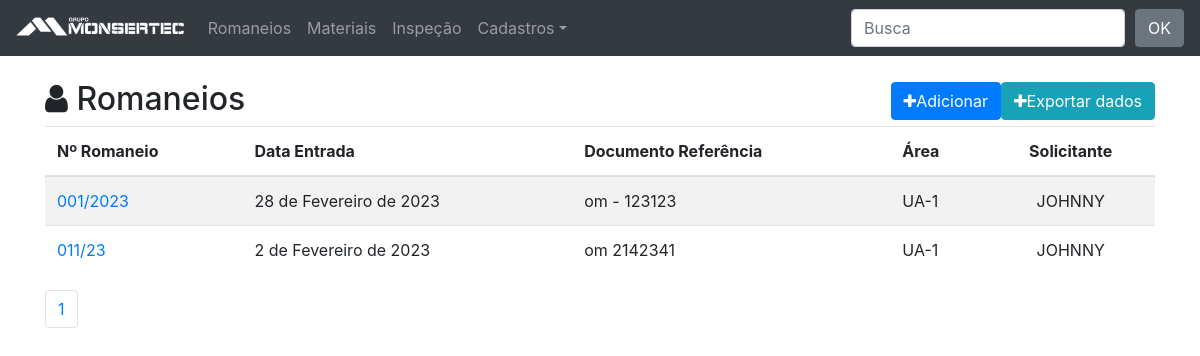
The page /romaneios/ on the database as committed earlier.
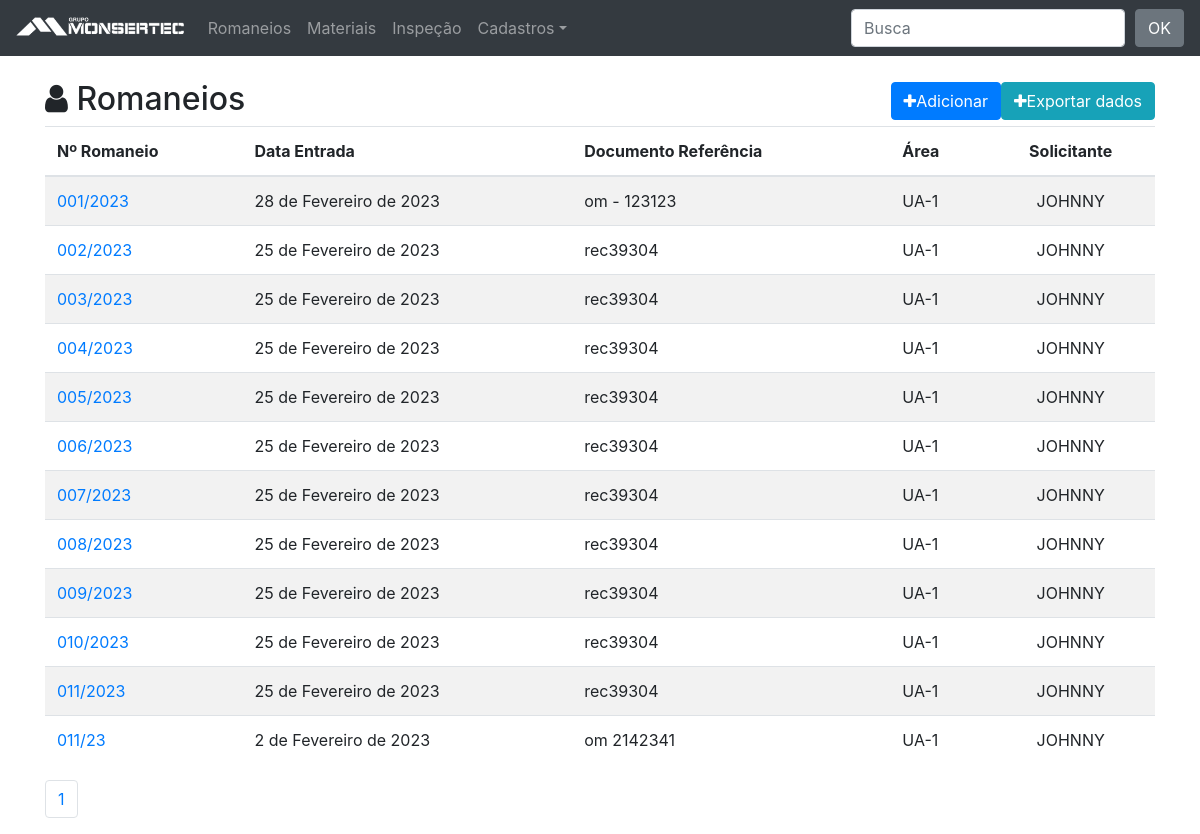
The same page on the database as committed later.
### romaneio/models.py (models this page shows, shortened)
class Romaneio(models.Model):
    funcionario = models.ForeignKey(User, on_delete=models.CASCADE)
    entrada = models.DateField(verbose_name='Data de Entrada')
    nf = models.CharField('NF',max_length=15, blank=True, null=True)
    romaneio = models.CharField(max_length=15, unique=True)
    documento = models.CharField('documento referência', max_length=20, blank=True, null=True)
    obs = models.CharField('Obs',blank=True, null=True, max_length=40)
    area = models.ForeignKey(Area, on_delete=models.CASCADE)
    solicitante = models.ForeignKey(Solicitante, on_delete=models.CASCADE)
    relatorio = models.CharField('relatorio',blank=True, null=True, max_length=10)
    class Meta:
        ordering = ('romaneio',)
    def get_absolute_url(self):
        return reverse_lazy('romaneio:romaneio_detail', kwargs={'pk': self.pk})

class Area(models.Model):
    area = models.CharField(max_length=30, unique=True)
    class Meta:
        ordering = ('area',)
    def __str__(self):
        return self.area

class Solicitante(models.Model):
    solicitante = models.CharField(max_length=30, unique=True)
    class Meta:
        ordering = ('solicitante',)
    def __str__(self):
        return self.solicitante

### romaneio/views.py (the view)
# urls.py: path('romaneios/', v.RomaneioList.as_view(), name='romaneio_list'),
class RomaneioList(ListView):
    model = Romaneio
    template_name = 'romaneio_list.html'
    paginate_by = 20
    context_object_name = 'objects_list'
    def get_queryset(self):
        queryset = super(RomaneioList, self).get_queryset()
        search = self.request.GET.get('search')
        if search:
            queryset = queryset.filter(
                Q(romaneio__icontains=search) |
                Q(solicitante__solicitante__icontains=search)
            )
        return queryset

### romaneio/templates/romaneio_list.html
{% extends "base.html" %}
{% block content %}
    <div class="page-header">
        <h2><i class="fa fa-user"></i> Romaneios
            <span class="pull-right">
                <div style="display: flex;">
                <a href="{% url 'romaneio:romaneios_add' %}">
                    <button type="button" class="btn btn-primary">
                        <span class="fa fa-plus"></span>Adicionar
                    </button>
                </a>
                <a href="{% url 'romaneio:export_xlsx_func' %}">
                    <button type="button" class="btn btn-info">
                        <span class="fa fa-plus"></span>Exportar dados
                    </button>
                </a>
                </div>
            </span>
        </h2>
        {% if objects_list %}
        <table class="table table-striped">
            <thead>
                <tr>
                    <th>Nº Romaneio</th>
                    <th>Data Entrada</th>
                    <th>Documento Referência</th>
                    <th>Área</th>
                    <th class="text-center">Solicitante</th>
                </tr>
            </thead>
            <tbody>
                {% for object in objects_list %}
                <tr>
                    <td><a href="{{ object.get_absolute_url }}">{{ object.romaneio }}</a></td>
                    <td>{{ object.entrada }}</td>
                    <td>{{ object.documento }}</td>
                    <td>{{ object.area }}</td>
                    <td class="text-center">{{ object.solicitante }}</td>
                </tr>
                {% endfor %}
            </tbody>
        </table>
        {% else %}
        <p class="alert alert-warning">Sem Itens na Lista </p>
        {% endif %}
    </div>
    {% include "includes/pagination.html" %}
{% endblock content %}

### core/templates/base.html (shortened to what this page needs)
<!doctype html>
{% load static %}
<html lang="en">
  <head>
    <link rel="stylesheet" href="{% static 'css/bootstrap_modified.css' %}">
    <link rel="stylesheet" href="https://stackpath.bootstrapcdn.com/font-awesome/4.7.0/css/font-awesome.min.css">
    <link href="https://cdnjs.cloudflare.com/ajax/libs/select2/4.0.6-rc.0/css/select2.min.css" rel="stylesheet" />
    <link rel="stylesheet" href="{% static 'css/style.css' %}">
  </head>
  <body>
    {% include "includes/nav.html" %}
    <div class="container">
      {% block content %}   {% endblock content %}
    </div>
  </body>
</html>

### core/templates/includes/nav.html (shortened to what this page needs)
<nav class="navbar navbar-expand-md navbar-dark bg-dark fixed-top">
    <a class="navbar-brand" href="/"><img src="/media/monserteclogo_branco.png" alt="lgo" height="25px" style="padding-bottom: 6px;margin: 0px;"></a>
    <div class="collapse navbar-collapse" id="navbarsExampleDefault">
        <ul class="navbar-nav mr-auto">
            <li class="nav-item">
                <a class="nav-link" href="{% url 'romaneio:romaneio_list' %}">Romaneios</a>
            </li>
            <li class="nav-item">
                <a class="nav-link" href="{% url 'material:material_list' %}">Materiais</a>
            </li>
            <li class="nav-item">
                <a class="nav-link" href="{% url 'qualidade:relatorios_list' %}">Inspeção</a>
            </li>
            <li class="nav-item dropdown">
                <a class="nav-link dropdown-toggle" href="#" id="dropdown01" data-toggle="dropdown" aria-haspopup="true" aria-expanded="false">Cadastros</a>
            </li>
        </ul>
        <form action="." method="GET" class="form-inline">
            <input type="text" id="search" name="search" class="form-control" placeholder="Busca">
            <input type="submit" class="btn btn-secondary" style="margin-left: 10px;" value="OK">
          </form>
    </div>
</nav>

### core/templates/includes/pagination.html (shortened to what this page needs)
<div class="row text-center">
  <div class="col-lg-12">
    <ul class="pagination">
      {% for pg in page_obj.paginator.page_range %}
        {% if pg == 1 or pg == 2 or pg == 3 or pg == page_obj.paginator.num_pages or pg == page_obj.paginator.num_pages|add:'-1' or pg == page_obj.paginator.num_pages|add:'-2' %}
          <li class="page-item"><a class="page-link" href="?page={{ pg }}{% if request.GET.q %}&q={{ request.GET.q }}{% endif %}">{{ pg }}</a></li>
        {% endif %}
      {% endfor %}
    </ul>
  </div>
</div>

### core/static/css/style.css (style rules this page uses)
body { margin-top: 80px; }

Rows that differ between the two databases and show on the page:
added Romaneio: romaneio "002/2023", entrada "25 de Fevereiro de 2023", documento "rec39304", area "UA-1", solicitante "JOHNNY"
added Romaneio: romaneio "003/2023", entrada "25 de Fevereiro de 2023", documento "rec39304", area "UA-1", solicitante "JOHNNY"
added Romaneio: romaneio "004/2023", entrada "25 de Fevereiro de 2023", documento "rec39304", area "UA-1", solicitante "JOHNNY"
added Romaneio: romaneio "005/2023", entrada "25 de Fevereiro de 2023", documento "rec39304", area "UA-1", solicitante "JOHNNY"
added Romaneio: romaneio "006/2023", entrada "25 de Fevereiro de 2023", documento "rec39304", area "UA-1", solicitante "JOHNNY"
added Romaneio: romaneio "007/2023", entrada "25 de Fevereiro de 2023", documento "rec39304", area "UA-1", solicitante "JOHNNY"
added Romaneio: romaneio "008/2023", entrada "25 de Fevereiro de 2023", documento "rec39304", area "UA-1", solicitante "JOHNNY"
added Romaneio: romaneio "009/2023", entrada "25 de Fevereiro de 2023", documento "rec39304", area "UA-1", solicitante "JOHNNY"
added Romaneio: romaneio "010/2023", entrada "25 de Fevereiro de 2023", documento "rec39304", area "UA-1", solicitante "JOHNNY"
added Romaneio: romaneio "011/2023", entrada "25 de Fevereiro de 2023", documento "rec39304", area "UA-1", solicitante "JOHNNY"
